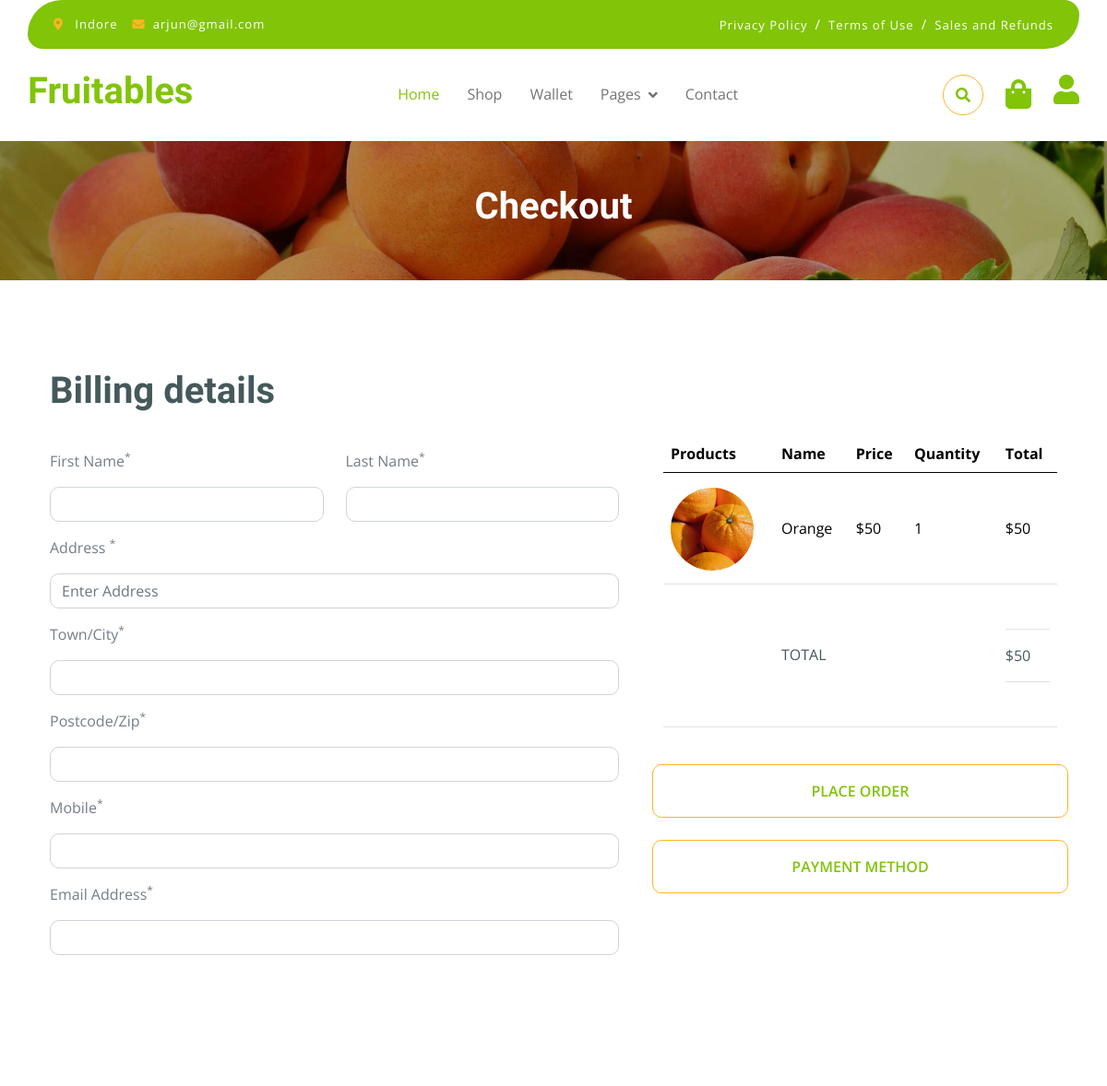
/fruitable/checkout/ (signed in, upper part), run on an earlier commit of the app's database.
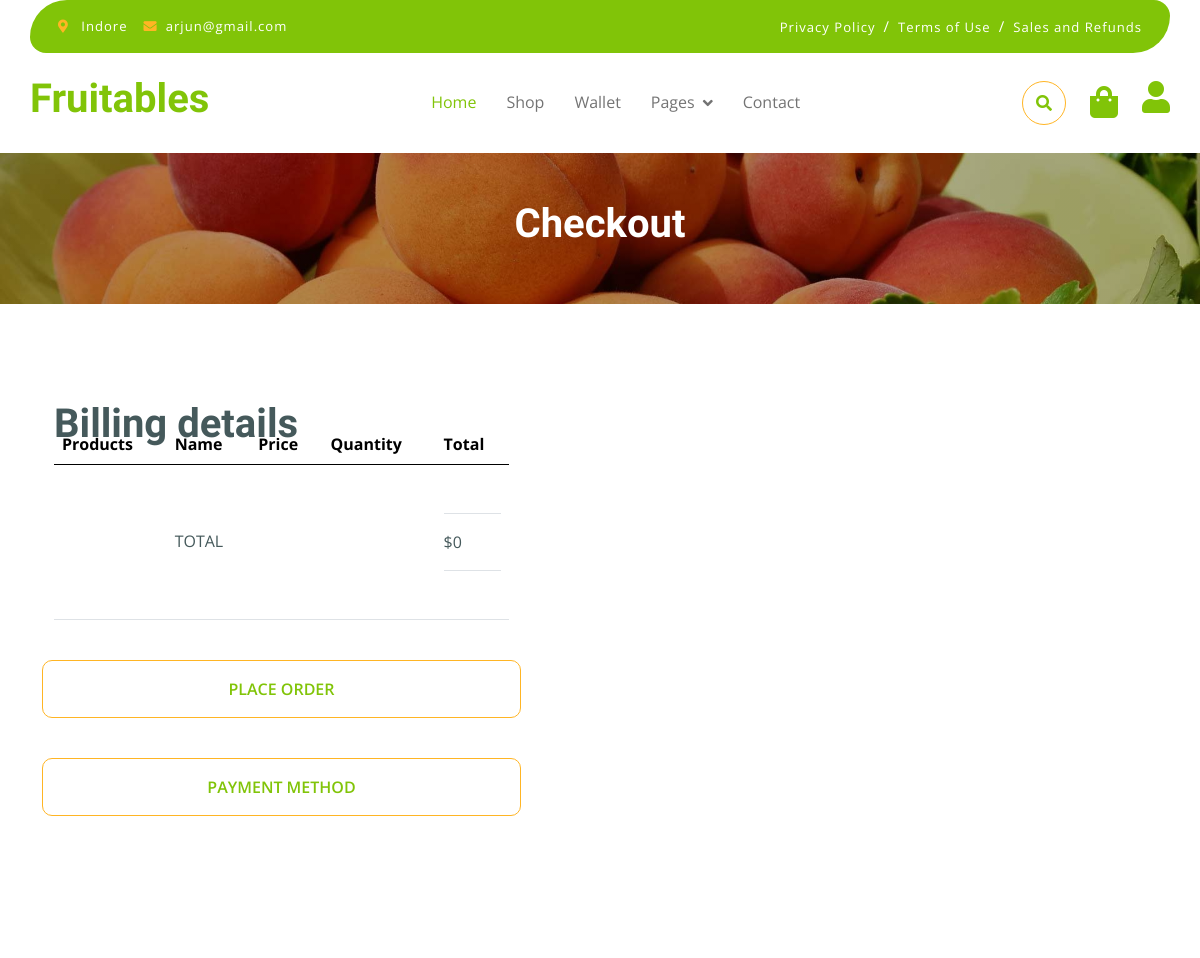
And on a later commit of the database.
### accounts/models.py (models this page shows, shortened)
class CustomUser(AbstractBaseUser,PermissionsMixin):
    email=models.EmailField(unique=True)
    first_name=models.CharField(max_length=100)
    last_name=models.CharField(max_length=100)
    contact=models.CharField(max_length=10)
    choice=(('male','Male'),('female','Female'),('other','Other'))
    gender=models.CharField(max_length=6,choices=choice)
    address=models.TextField()
    created_at=models.DateTimeField(default=timezone.now)
    is_active=models.BooleanField(default=True)
    is_staff=models.BooleanField(default=False)
    objects=CustomManager()
    USERNAME_FIELD= "email"
    REQUIRED_FIELDS=[]

### shop/models.py (models this page shows)
class CartItem(models.Model):
    user=models.ForeignKey(CustomUser,on_delete=models.CASCADE)
    product=models.ForeignKey(Product,on_delete=models.CASCADE)
    quantity=models.PositiveIntegerField(default=1)
    date_added=models.DateTimeField(auto_now_add=True)
    def subtotal(self):
        return self.quantity * self.product.price
    def __str__(self):
        return f"{self.quantity} x {self.product}"

class Product(models.Model):
    category=models.ForeignKey(Category,on_delete=models.CASCADE)
    product_image=models.ImageField(upload_to='products')
    product_name=models.CharField(max_length=100)
    price=models.PositiveIntegerField()
    quantity=models.PositiveIntegerField(default=0)
    description=models.TextField()
    def __str__(self):
        return self.product_name

### shop/views.py (the view)
# urls.py: path('checkout/',checkout,name='checkout'),
def checkout(request):
    cart=CartItem.objects.filter(user=request.user)
    tprice=sum(x.subtotal() for x in cart)
    print(cart,"=====",tprice)
    return render(request,'checkout.html',{'cart':cart,'tprice':tprice})

### templates/checkout.html (shortened to what this page needs)
{% extends "base.html" %}
{% block checkout %}
        <div class="container-fluid page-header py-5">
            <h1 class="text-center text-white display-6">Checkout</h1>
        </div>
        <div class="container-fluid py-5">
            <div class="container py-5">
                <h1 class="mb-4">Billing details</h1>
                {% if cart %}
                        {% for i in cart%}
                        <form action="{%url 'order' i.product.id%}" method="POST">
                        {% endfor %}
                    <div class="row g-5">
                        <div class="col-md-12 col-lg-6 col-xl-7">
                            <div class="row">
                                <div class="col-md-12 col-lg-6">
                                    <div class="form-item w-100">
                                        <label class="form-label my-3">First Name<sup>*</sup></label>
                                        <input type="text" name='first' class="form-control" required>
                                    </div>
                                </div>
                                <div class="col-md-12 col-lg-6">
                                    <div class="form-item w-100">
                                        <label class="form-label my-3">Last Name<sup>*</sup></label>
                                        <input type="text" name='last' class="form-control" required>
                                    </div>
                                </div>
                            </div>
                            <div class="form-item">
                                <label class="form-label my-3">Address <sup>*</sup></label>
                                <input type="text" class="form-control" required name='address' placeholder="Enter Address">
                            </div>
                            <div class="form-item">
                                <label class="form-label my-3">Town/City<sup>*</sup></label>
                                <input type="text" class="form-control" required name='city'>
                            </div>
                            <div class="form-item">
                                <label class="form-label my-3">Postcode/Zip<sup>*</sup></label>
                                <input type="text" class="form-control" required name='pincode'>
                            </div>
                            <div class="form-item">
                                <label class="form-label my-3">Mobile<sup>*</sup></label>
                                <input type="tel" class="form-control" required name='contact'>
                            </div>
                            <div class="form-item">
                                <label class="form-label my-3">Email Address<sup>*</sup></label>
                                <input type="email" class="form-control" required name='email'>
                            </div>
                        </div>
                        <div class="col-md-12 col-lg-6 col-xl-5">
                            <div class="table-responsive">
                                <table class="table">
                                    <thead>
                                        <tr>
                                            <th scope="col">Products</th>
                                            <th scope="col">Name</th>
                                            <th scope="col">Price</th>
                                            <th scope="col">Quantity</th>
                                            <th scope="col">Total</th>
                                        </tr>
                                    </thead>
                                    <tbody>
                                        {% for i in cart %}
                                        <tr>
                                            <th scope="row">
                                                <div class="d-flex align-items-center mt-2">
                                                    <img src="{{i.product.product_image.url}}" class="img-fluid rounded-circle" style="width: 90px; height: 90px;" alt="">
                                                </div>
                                            </th>
                                            <td class="py-5">{{i.product.product_name}}</td>
                                            <td class="py-5">${{i.product.price}}</td>
                                            <td class="py-5">{{i.quantity}}</td>
                                            <td class="py-5">${{i.subtotal}}</td>
                                        </tr>
                                        {% endfor %}
                                        <tr>
                                            <th scope="row">
                                            </th>
                                            <td class="py-5">
                                                <p class="mb-0 text-dark text-uppercase py-3">TOTAL</p>
                                            </td>
                                            <td class="py-5"></td>
                                            <td class="py-5"></td>
                                            <td class="py-5">
                                                <div class="py-3 border-bottom border-top">
                                                    <p class="mb-0 text-dark">${{tprice}}</p>
                                                </div>
                                            </td>
                                        </tr>
                                    </tbody>
                                </table>
                            </div>
                            <div class="row g-4 text-center align-items-center justify-content-center pt-4">
                                <button type="submit" class="btn border-secondary py-3 px-4 text-uppercase w-100 text-primary">Place Order</button>
                            </div>
                            <div class="row g-4 text-center align-items-center justify-content-center pt-4">
                                <button id='rzp-button1' class="btn border-secondary py-3 px-4 text-uppercase w-100 text-primary">Payment Method</button>
                            </div>
                        </div>
                    </div>
                </form>
                {% else %}
                        <div class="col-md-12 col-lg-6 col-xl-5">
                            <div class="table-responsive">
                                <table class="table">
                                    <thead>
                                        <tr>
                                            <th scope="col">Products</th>
                                            <th scope="col">Name</th>
                                            <th scope="col">Price</th>
                                            <th scope="col">Quantity</th>
                                            <th scope="col">Total</th>
                                        </tr>
                                    </thead>
                                    <tbody>
                                        <tr>
                                            <th scope="row">
                                            </th>
                                            <td class="py-5">
                                                <p class="mb-0 text-dark text-uppercase py-3">TOTAL</p>
                                            </td>
                                            <td class="py-5"></td>
                                            <td class="py-5"></td>
                                            <td class="py-5">
                                                <div class="py-3 border-bottom border-top">
                                                    <p class="mb-0 text-dark">${{tprice}}</p>
                                                </div>
                                            </td>
                                        </tr>
                                    </tbody>
                                </table>
                            </div>
                            <div class="row g-4 text-center align-items-center justify-content-center pt-4">
                                <button type="submit" class="btn border-secondary py-3 px-4 text-uppercase w-100 text-primary">Place Order</button>
                            </div>
                            <div class="row g-4 text-center align-items-center justify-content-center pt-4">
                                <button id='rzp-button1' class="btn border-secondary py-3 px-4 text-uppercase w-100 text-primary">Payment Method</button>
                            </div>
                        </div>
                    </div>
               {% endif %}
            </div>
        </div>
{% endblock checkout %}

### templates/base.html (shortened to what this page needs)
<!DOCTYPE html>
<html lang="en">
    <head>
        {% load bootstrap5 %}
        {% bootstrap_css %}
        <link rel="stylesheet" href="https://use.fontawesome.com/releases/v5.15.4/css/all.css"/>
        <link href="https://cdn.jsdelivr.net/npm/bootstrap-icons@1.4.1/font/bootstrap-icons.css" rel="stylesheet">
        <link href="lib/lightbox/css/lightbox.min.css" rel="stylesheet">
        <link href="lib/owlcarousel/assets/owl.carousel.min.css" rel="stylesheet">
        <link href='/static/css/bootstrap.min.css' rel="stylesheet">
        <link href= '/static/css/style.css' rel="stylesheet">
    </head>
    <body>
        {% if user.is_authenticated %}
        <div class="container-fluid fixed-top">
            <div class="container topbar bg-primary d-none d-lg-block">
                <div class="d-flex justify-content-between">
                    <div class="top-info ps-2">
                        <small class="me-3"><i class="fas fa-map-marker-alt me-2 text-secondary"></i> <a href="#" class="text-white">{{user.address}}</a></small>
                        <small class="me-3"><i class="fas fa-envelope me-2 text-secondary"></i><a href="#" class="text-white">{{user.email}}</a></small>
                    </div>
                    <div class="top-link pe-2">
                        <a href="#" class="text-white"><small class="text-white mx-2">Privacy Policy</small>/</a>
                        <a href="#" class="text-white"><small class="text-white mx-2">Terms of Use</small>/</a>
                        <a href="#" class="text-white"><small class="text-white ms-2">Sales and Refunds</small></a>
                    </div>
                </div>
            </div>
            <div class="container px-0">
                <nav class="navbar navbar-light bg-white navbar-expand-xl">
                    <a href="index.html" class="navbar-brand"><h1 class="text-primary display-6">Fruitables</h1></a>
                    <div class="collapse navbar-collapse bg-white" id="navbarCollapse">
                        <div class="navbar-nav mx-auto">
                            <a href="{%url 'home'%}" class="nav-item nav-link active">Home</a>
                            <a href="{%url 'shop'%}" class="nav-item nav-link">Shop</a>
                            <a href="{%url 'wallet' %}" class="nav-item nav-link">Wallet</a>
                            <div class="nav-item dropdown">
                                <a href="#" class="nav-link dropdown-toggle" data-bs-toggle="dropdown">Pages</a>
                            </div>
                            <a href="{%url 'contactus'%}" class="nav-item nav-link">Contact</a>
                        </div>
                        <div class="d-flex m-3 me-0">
                            <button class="btn-search btn border border-secondary btn-md-square rounded-circle bg-white me-4" data-bs-toggle="modal" data-bs-target="#searchModal"><i class="fas fa-search text-primary"></i></button>
                            <a href="{%url 'cart'%}" class="position-relative me-4 my-auto">
                                <i class="fa fa-shopping-bag fa-2x"></i>
                            </a>
                            <div class="nav-item dropdown">
                            <a href="#" class="my-auto">
                                <i class="fas fa-user fa-2x"></i>
                            </a>
                        </div>
                    </div>
                </nav>
            </div>
        </div>
        {% endif %}
{% block checkout %}{% endblock checkout %}
</body>
</html>

### static/css/style.css (style rules this page uses)
.btn { font-weight: 600; transition: .5s; }
.btn-md-square { width: 44px; height: 44px; }
.btn-square, .btn-sm-square, .btn-md-square, .btn-lg-square { padding: 0; display: flex; align-items: center; justify-content: center; font-weight: normal; }
.btn.border-secondary { transition: 0.5s; }
.fixed-top { transition: 0.5s; background: var(--bs-white); border: 0; }
.topbar { padding: 20px; border-radius: 230px 100px; }
.topbar .top-info { font-size: 15px; line-height: 0; letter-spacing: 1px; display: flex; align-items: center; }
.topbar .top-link { font-size: 15px; line-height: 0; letter-spacing: 1px; display: flex; align-items: center; }
.topbar .top-link a { letter-spacing: 1px; }
.navbar .navbar-nav .nav-link { padding: 10px 15px; font-size: 16px; transition: .5s; }
.navbar { height: 100px; border-bottom: 1px solid rgba(255, 255, 255, .1); }
.navbar .navbar-nav .nav-link:hover, .navbar .navbar-nav .nav-link.active, .fixed-top.bg-white .navbar .navbar-nav .nav-link:hover, .fixed-top.bg-white .navbar .navbar-nav .nav-link.active { color: var(--bs-primary); }
.navbar .dropdown-toggle::after { border: none; content: "\f107"; font-family: "Font Awesome 5 Free"; font-weight: 700; vertical-align: middle; margin-left: 8px; }
.page-header { position: relative; background: linear-gradient(rgba(0, 0, 0, 0.3), rgba(0, 0, 0, 0.3)), url(../img/cart-page-header-img.jpg); background-position: center center; background-repeat: no-repeat; background-size: cover; }
@media (min-width: 992px) { .hero-header, .page-header { margin-top: 152px !important; } }
.container { height: 100%; align-content: center; }

What changed in the data, as far as the page shows it:
removed CartItem: product.product_image (picture), product.product_name "Orange", product.price "50", quantity "1", subtotal "50"
Also different on the page:
{{ tprice }}: (not shown) → "0"
{{ tprice }}: "50" → (not shown)
text no longer shown: "First Name * Last Name * Address * Town/City * Postcode/Zip * Mobile * Email Address *"
